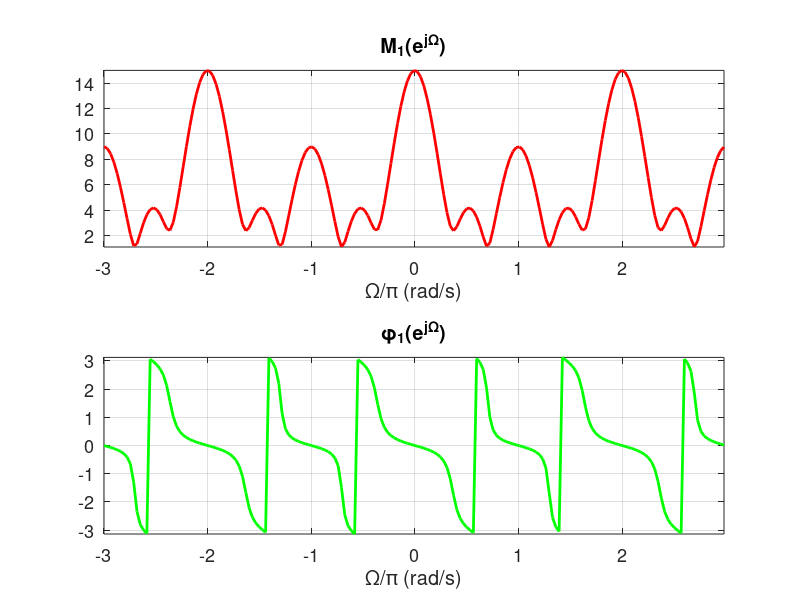

The MATLAB source for this figure:
% file: e7_14_DTFT1.m:  % DTFT of discrete time finite sequence x[n]={3,1,4,2,5}
clear; close all; set(0,'defaultAxesFontSize',13);
W=[-3*pi:0.1:3*pi];             % frequency range (rad/s)
X= 3*exp(j*2*W)+ 1*exp(j*W)+ 4 + 2*exp(-j*W) + 5*exp(-j*2*W);

figure('position',[100 100 400 400]), 
 subplot(2,1,1), plot(W/pi,abs(X),'r','LineWidth',2),grid on, % magnitude plot
  title('M_1(e^{j\Omega})'),xlabel('\Omega/\pi (rad/s)'),axis tight  
 subplot(2,1,2), plot(W/pi,angle(X),'g','LineWidth',2),grid on,  % phase plot
  title('\phi_1(e^{j\Omega})'), xlabel('\Omega/\pi (rad/s)'),axis tight
